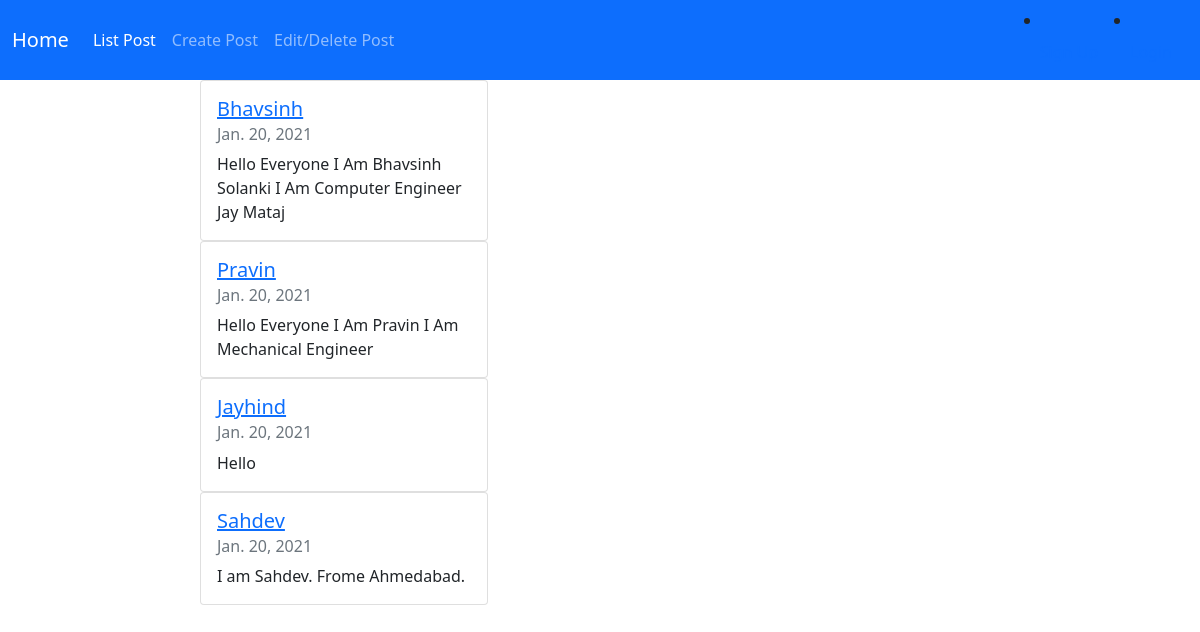
The app's page /blog_post, older data.
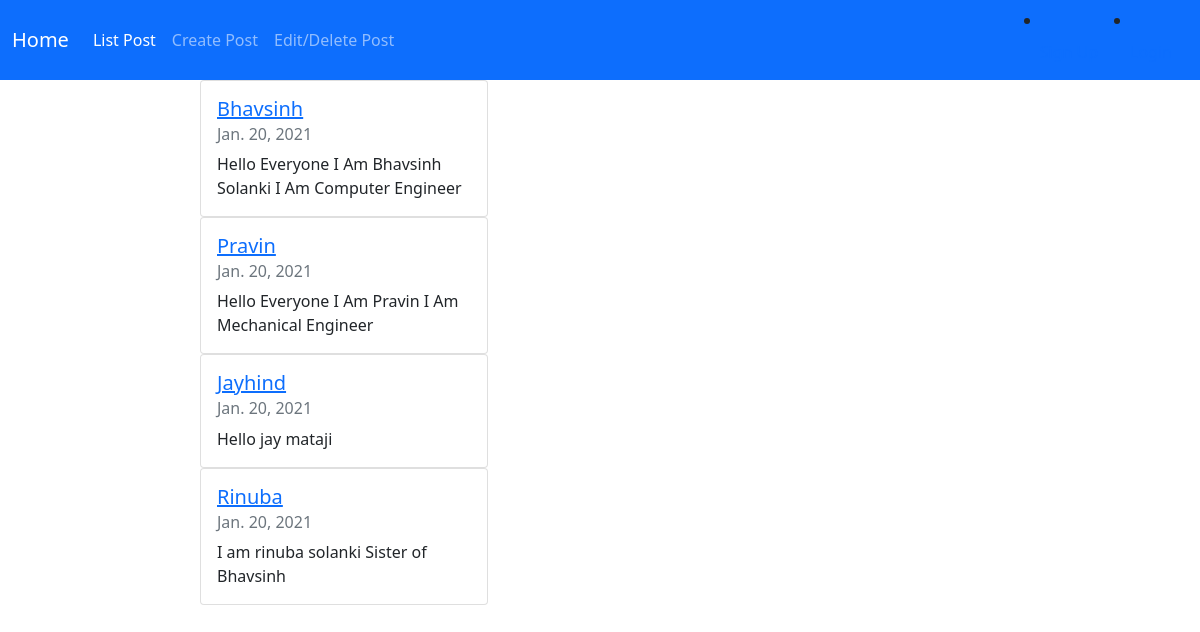
The same page, newer data.
### BlogApp/models.py (models this page shows, shortened)
class Post(models.Model):
    title = models.CharField(max_length=5000)
    content = models.TextField()
    created_on = models.DateTimeField(auto_now_add=True)
    likes = models.ManyToManyField(User, related_name='blogpost_like', blank=True)

### BlogApp/views.py (the view)
# urls.py: path('blog_post',views.blog_post,name="blog_post"),
def blog_post(request):
    posts = Post.objects.all()
    context = {
        "posts": posts,
    }
    return render(request, 'index.html', context)

### BlogApp/templates/index.html
{% extends 'base.html' %}
{% block content %}
<div class="col-md-8 offset-md-2   blog-list-item">
    {% for post in posts %}
    <div class="card" style="width: 18rem;">
  <div class="card-body">
    <h5 class="card-title"><a href="{% url 'blog_detail' post.pk %}">{{ post.title }}</a></h5>
    <h6 class="card-subtitle mb-2 text-muted">{{ post.created_on.date }}</h6>
    <p class="card-text">{{ post.content | slice:":300" }}</p>
  </div>
</div>
    {% endfor %}
</div>
{% endblock %}

Row changes from the older to the newer data that the page shows:
removed Post: title "Sahdev", created_on "Jan. 20, 2021", content "I am Sahdev. Frome Ahmedabad."
changed Post "Bhavsinh": content "Hello Everyone I Am Bhavsinh Solanki I Am Computer Engineer Jay Mataj" → "Hello Everyone I Am Bhavsinh Solanki I Am Computer Engineer"
changed Post "Jayhind": content "Hello" → "Hello jay mataji"
added Post: title "Rinuba", created_on "Jan. 20, 2021", content "I am rinuba solanki Sister of Bhavsinh"
